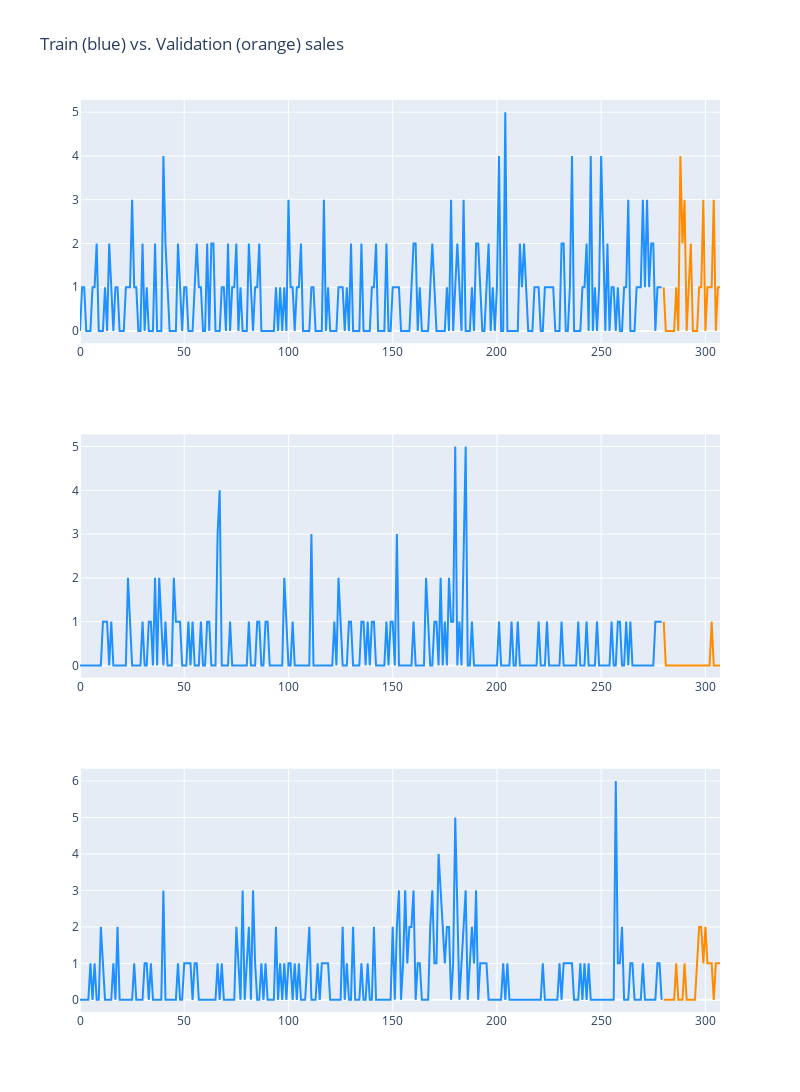

The cell this chart's notebook holds for it:
### Code cell
# Plot of three samples

fig = make_subplots(rows=3, cols=1)

fig.add_trace(
    go.Scatter(x=np.arange(train_size), mode='lines', y=train_dataset.loc[0].values, marker=dict(color="dodgerblue"), showlegend=False,
               name="Original signal"),
    row=1, col=1
)

fig.add_trace(
    go.Scatter(x=np.arange(train_size, total_train_val), y=val_dataset.loc[0].values, mode='lines', marker=dict(color="darkorange"), showlegend=False,
               name="Denoised signal"),
    row=1, col=1
)

fig.add_trace(
    go.Scatter(x=np.arange(train_size), mode='lines', y=train_dataset.loc[1].values, marker=dict(color="dodgerblue"), showlegend=False),
    row=2, col=1
)

fig.add_trace(
    go.Scatter(x=np.arange(train_size, total_train_val), y=val_dataset.loc[1].values, mode='lines', marker=dict(color="darkorange"), showlegend=False),
    row=2, col=1
)

fig.add_trace(
    go.Scatter(x=np.arange(train_size), mode='lines', y=train_dataset.loc[2].values, marker=dict(color="dodgerblue"), showlegend=False),
    row=3, col=1
)

fig.add_trace(
    go.Scatter(x=np.arange(train_size, total_train_val), y=val_dataset.loc[2].values, mode='lines', marker=dict(color="darkorange"), showlegend=False),
    row=3, col=1
)

fig.update_layout(height=1200, width=800, title_text="Train (blue) vs. Validation (orange) sales")
fig.show()

### Figure 1 — Plotly figure (JSON) as saved in the notebook; plotly's stock layout.template omitted (floating-point values rounded to 4 significant figures; data arrays with more than 128 entries replaced by an {"elided": "..."} marker saying what was removed)
{"data": [{"marker": {"color": "dodgerblue"}, "mode": "lines", "name": "Original signal", "showlegend": false, "type": "scatter", "x": {"elided": "280 int values"}, "xaxis": "x", "y": {"elided": "280 int values"}, "yaxis": "y"}, {"marker": {"color": "darkorange"}, "mode": "lines", "name": "Denoised signal", "showlegend": false, "type": "scatter", "x": [280, 281, 282, 283, 284, 285, 286, 287, 288, 289, 290, 291, 292, 293, 294, 295, 296, 297, 298, 299, 300, 301, 302, 303, 304, 305, 306, 307], "xaxis": "x", "y": [1, 0, 0, 0, 0, 0, 1, 0, 4, 2, 3, 0, 1, 2, 0, 0, 0, 1, 1, 3, 0, 1, 1, 1, 3, 0, 1, 1], "yaxis": "y"}, {"marker": {"color": "dodgerblue"}, "mode": "lines", "showlegend": false, "type": "scatter", "x": {"elided": "280 int values"}, "xaxis": "x2", "y": {"elided": "280 int values"}, "yaxis": "y2"}, {"marker": {"color": "darkorange"}, "mode": "lines", "showlegend": false, "type": "scatter", "x": [280, 281, 282, 283, 284, 285, 286, 287, 288, 289, 290, 291, 292, 293, 294, 295, 296, 297, 298, 299, 300, 301, 302, 303, 304, 305, 306, 307], "xaxis": "x2", "y": [1, 0, 0, 0, 0, 0, 0, 0, 0, 0, 0, 0, 0, 0, 0, 0, 0, 0, 0, 0, 0, 0, 0, 1, 0, 0, 0, 0], "yaxis": "y2"}, {"marker": {"color": "dodgerblue"}, "mode": "lines", "showlegend": false, "type": "scatter", "x": {"elided": "280 int values"}, "xaxis": "x3", "y": {"elided": "280 int values"}, "yaxis": "y3"}, {"marker": {"color": "darkorange"}, "mode": "lines", "showlegend": false, "type": "scatter", "x": [280, 281, 282, 283, 284, 285, 286, 287, 288, 289, 290, 291, 292, 293, 294, 295, 296, 297, 298, 299, 300, 301, 302, 303, 304, 305, 306, 307], "xaxis": "x3", "y": [0, 0, 0, 0, 0, 0, 1, 0, 0, 0, 1, 0, 0, 0, 0, 0, 1, 2, 2, 1, 2, 1, 1, 1, 0, 1, 1, 1], "yaxis": "y3"}], "layout": {"height": 1200, "title": {"text": "Train (blue) vs. Validation (orange) sales"}, "width": 800, "xaxis": {"anchor": "y", "domain": [0, 1]}, "xaxis2": {"anchor": "y2", "domain": [0, 1]}, "xaxis3": {"anchor": "y3", "domain": [0, 1]}, "yaxis": {"anchor": "x", "domain": [0.7333, 1]}, "yaxis2": {"anchor": "x2", "domain": [0.3667, 0.6333]}, "yaxis3": {"anchor": "x3", "domain": [0, 0.2667]}}}
